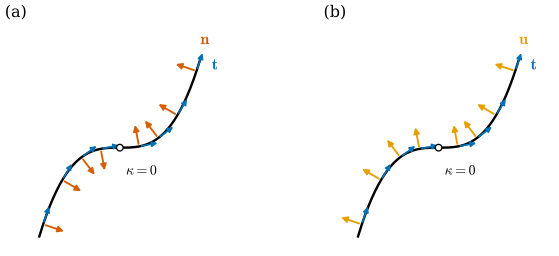

Generate this figure with Python:
"""Figure 37.3.2: the Frenet frame flips at an inflection point, the Bishop frame does not.

The plane cubic gamma(t) = (t, t^3, 0) viewed as a space curve (Non-example 5.1.11). (a) the principal normal
n = t'/kappa = sgn(t) (-3t^2, 1, 0)/sqrt(1 + 9t^4), undefined at t = 0; (b) the Bishop vector u = J t =
(-3t^2, 1, 0)/sqrt(1 + 9t^4) (Example 37.3.10), continuous through t = 0.

Run: PYTHONPATH=tools python3 chapters/37-curves-smooth-discrete/figures/fig-37-3-2-inflection-frames.py
"""
import sys
from pathlib import Path

import numpy as np

sys.path.insert(0, str(Path(__file__).resolve().parents[1] / "lib"))
import dgfig  # noqa: E402
dgfig.setup()
import matplotlib.pyplot as plt  # noqa: E402

C = dgfig.COLORS
tt = np.linspace(-1.05, 1.05, 400)
curve = np.stack([tt, tt ** 3], 1)
tj = np.array([-1.0, -0.75, -0.5, -0.25, 0.25, 0.5, 0.75, 1.0])
P = np.stack([tj, tj ** 3], 1)
T = np.stack([np.ones_like(tj), 3 * tj ** 2], 1) / np.sqrt(1 + 9 * tj ** 4)[:, None]
U = np.stack([-3 * tj ** 2, np.ones_like(tj)], 1) / np.sqrt(1 + 9 * tj ** 4)[:, None]   # J t
Nf = np.sign(tj)[:, None] * U                                                         # principal normal
# self-checks: n is t'/|t'| (finite differences), u = J t, kappa = 6|t|/(1+9t^4)^{3/2}
for t0, n0 in zip(tj, Nf):
    h = 1e-6
    tp = lambda s: np.array([1.0, 3 * s * s]) / np.sqrt(1 + 9 * s ** 4)   # noqa: E731
    d = (tp(t0 + h) - tp(t0 - h)) / (2 * h)
    assert np.allclose(d / np.linalg.norm(d), n0, atol=1e-6)
assert np.allclose(U, T @ np.array([[0.0, 1.0], [-1.0, 0.0]]))

fig, axes = plt.subplots(1, 2, figsize=(7.0, 2.9))
for ax, V, role, lab, title in ((axes[0], Nf, "normal", r"$\mathbf{n}$", "(a)"),
                                (axes[1], U, "accent", r"$\mathbf{u}$", "(b)")):
    ax.plot(curve[:, 0], curve[:, 1], color=C["main"], lw=dgfig.LW["main"])
    for p, tv, v in zip(P, T, V):
        ax.annotate("", xy=p + 0.28 * tv, xytext=p, arrowprops=dict(arrowstyle="-|>", color=C["tangent"], lw=1.3,
                                                                   mutation_scale=8))
        ax.annotate("", xy=p + 0.32 * v, xytext=p, arrowprops=dict(arrowstyle="-|>", color=C[role], lw=1.4,
                                                                  mutation_scale=9))
    ax.plot([0], [0], "o", ms=5, mfc="white", mec=C["main"], zorder=5)
    ax.text(P[-1, 0] + 0.05, P[-1, 1] + 0.35, lab, color=C[role], fontsize=12)
    ax.text(P[-1, 0] + 0.2, P[-1, 1] + 0.02, r"$\mathbf{t}$", color=C["tangent"], fontsize=12)
    ax.text(0.08, -0.35, r"$\kappa = 0$", fontsize=10.5)
    ax.set_aspect("equal")
    ax.set_xlim(-1.5, 1.5)
    ax.set_ylim(-1.35, 1.6)
    ax.set_axis_off()
    ax.set_title(title, fontsize=12, loc="left")
fig.tight_layout()
dgfig.save(fig, __file__)
